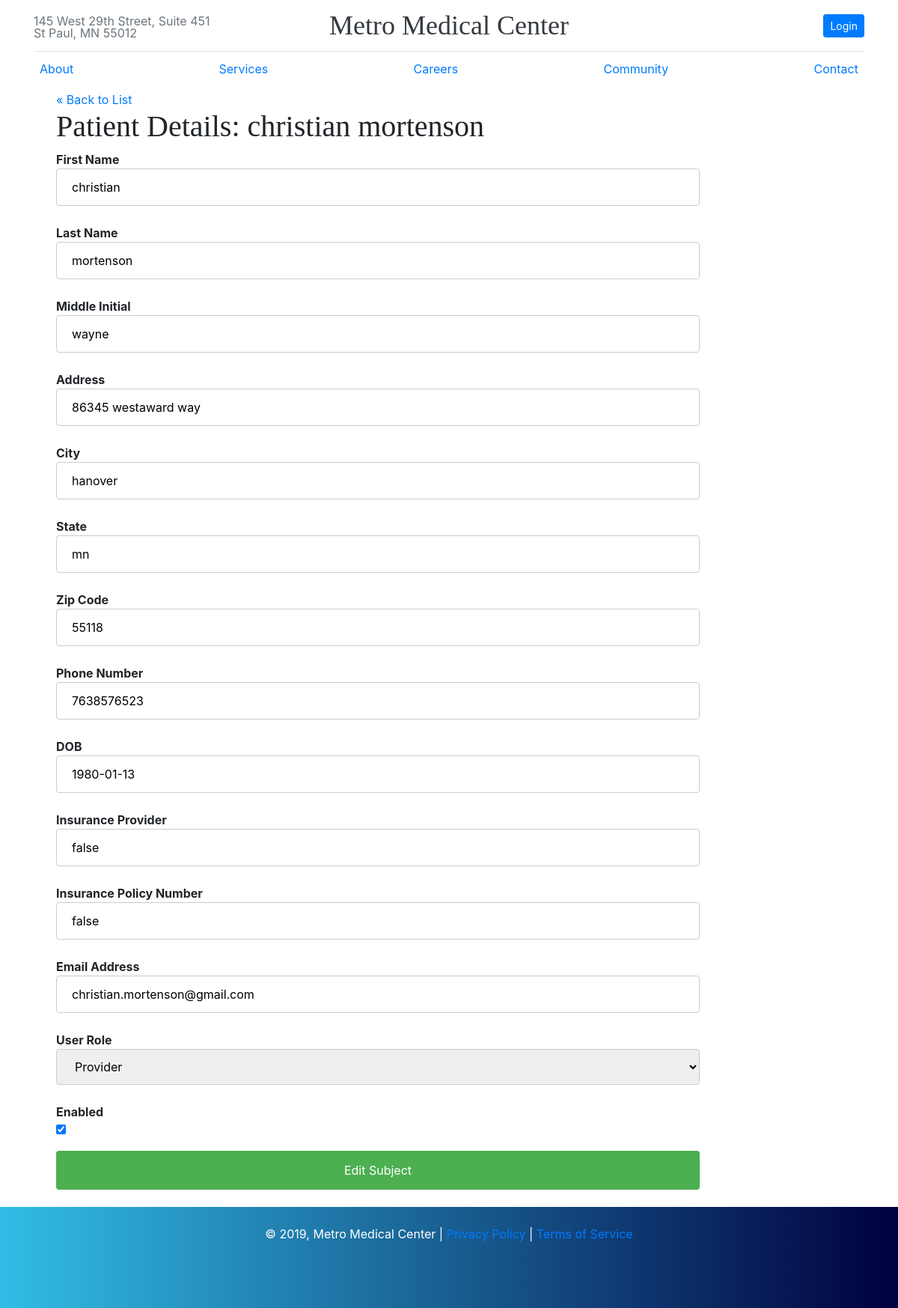
Page /metromed/public/administrator/patients/edit.php?user_id=6 on the committed database.
### tables this page shows
CREATE TABLE user (
    user_id int NOT NULL AUTO_INCREMENT,
    email varchar(50) NOT NULL UNIQUE KEY,
    password varchar(255) NOT NULL,
    role tinyint DEFAULT 1,
    CHECK (role BETWEEN 1 AND 3),
    enabled int DEFAULT NULL,
    PRIMARY KEY (user_id),
    FOREIGN KEY (user_id) REFERENCES user_info(user_id)
);

CREATE TABLE user_info (
    user_id int NOT NULL AUTO_INCREMENT ,
    f_name varchar(50) NOT NULL,
    l_name varchar(50) NOT NULL,
    m_name varchar(50),
    address varchar(255) NOT NULL,
    city varchar(50) NOT NULL,
    state varchar(50) NOT NULL,
    zip varchar(50) NOT NULL,
    phone_number bigint NOT NULL,
    dob DATE NOT NULL,
    ins_id int DEFAULT NULL,
    policy_number varchar(50) DEFAULT NULL,
    PRIMARY KEY (user_id),
    FOREIGN KEY (ins_id) REFERENCES insurance(ins_id)
);

### metromed/private/functions.php (called while the page is built, shortened)
<?php
function url_for($script_path) {
  if($script_path[0] != '/') {
    $script_path = "/" . $script_path;
  }
  return WWW_ROOT . $script_path;
}
function u($string="") {
  return urlencode($string);
}
function h($string="") {
  return htmlspecialchars($string);
}
?>

### metromed/private/query_functions.php (called while the page is built, shortened)
<?php
  function find_user_by_id($id) {
    global $db;
    $sql = "SELECT i.*, u.email, u.role, u.enabled FROM user_info AS i, user AS u ";
    $sql .= "WHERE i.user_id='" . $id . "'" . " AND u.user_id='" . $id . "'";
    $sql .= ";";
    $result = mysqli_query($db, $sql);
    $patient = mysqli_fetch_assoc($result);
    return $patient;
  }
?>

### metromed/public/administrator/patients/edit.php (the view, shortened to what this page needs)
<?php
require_once('../../../private/initialize.php');
$user_id = $_GET['user_id'];
if (is_post()) {
  $patient = array();
  $patient['user_id'] = $user_id;
  $patient['f_name'] = $_POST['f_name'] ?? '';
  $patient['l_name'] = $_POST['l_name'] ?? '';
  $patient['m_name'] = $_POST['m_name'] ?? '';
  $patient['address'] = $_POST['address'] ?? '';
  $patient['city'] = $_POST['city'] ?? '';
  $patient['state'] = $_POST['state'] ?? '';
  $patient['zip'] = $_POST['zip'] ?? '';
  $patient['phone_number'] = $_POST['phone_number'] ?? '';
  $patient['dob'] = $_POST['dob'] ?? '';
  $patient['ins_id'] = $_POST['ins_id'] ?? '';
  $patient['policy_number'] = $_POST['policy_number'] ?? '';
  $patient['email'] = $_POST['email'] ?? '';
  $patient['role'] = $_POST['role'] ?? '';
  $patient['enabled'] = (empty($_POST['enabled'])) ? "0" : "1";
  $result = update_patient($patient);
  redirect_to(url_for('/administrator/patients/view.php?user_id=' . $user_id));
} else {
  $patient = find_user_by_id($user_id);
}
?>
<?php include(SHARED_PATH . '/metromed_header.php'); ?>
<div id="content">
  <a class="back-link" href="<?php echo url_for('/administrator/patients/index.php'); ?>">&laquo; Back to List</a>
  <div class="subject show">
    <h1>Patient Details: <?php echo h($patient['f_name'] . " " . $patient['l_name'] ); ?></h1>
    <form action="<?php echo url_for('/administrator/patients/edit.php?user_id=' . h(u($user_id))); ?>" method="post">
      <div class="attributes">
        <dl>
          <dt>First Name</dt>
          <dd><input type="text" name="f_name" value="<?php echo h($patient['f_name']); ?>" /></dd>
        </dl>
        <dl>
          <dt>Last Name</dt>
          <dd><input type="text" name='l_name' value="<?php echo h($patient['l_name'] ?? 'false'); ?>" /></dd>
        </dl>
        <dl>
          <dt>Middle Initial</dt>
          <dd><input type="text" name='m_name' value="<?php echo h($patient['m_name'] ?? 'false'); ?>" /></dd>
        </dl>
        <dl>
          <dt>Address</dt>
          <dd><input type="text" name='address' value="<?php echo h($patient['address'] ?? 'false'); ?>" /></dd>
        </dl>
        <dl>
          <dt>City</dt>
          <dd><input type="text" name='city' value="<?php echo h($patient['city'] ?? 'false'); ?>" /></dd>
        </dl>
        <dl>
          <dt>State</dt>
          <dd><input type="text" name='state' value="<?php echo h($patient['state'] ?? 'false'); ?>" /></dd>
        </dl>
        <dl>
          <dt>Zip Code</dt>
          <dd><input type="text" name='zip' value="<?php echo h($patient['zip'] ?? 'false'); ?>" /></dd>
        </dl>
        <dl>
          <dt>Phone Number</dt>
          <dd><input type="text" name='phone_number' value="<?php echo h($patient['phone_number'] ?? 'false'); ?>" /></dd>
        </dl>
        <dl>
          <dt>DOB</dt>
          <dd><input type="text" name='dob' value="<?php echo h($patient['dob'] ?? 'false'); ?>" /></dd>
        </dl>
        <dl>
          <dt>Insurance Provider</dt>
          <dd><input type="text" name='ins_id' value="<?php echo h($patient['ins_id'] ?? 'false'); ?>" /></dd>
        </dl>
        <dl>
          <dt>Insurance Policy Number</dt>
          <dd><input type="text" name='policy_number' value="<?php echo h($patient['policy_number'] ?? 'false'); ?>" /></dd>
        </dl>
        <dl>
          <dt>Email Address</dt>
          <dd><input type="text" name='email' value="<?php echo h($patient['email']); ?>" /></dd>
        </dl>
        <dl>
          <dt>User Role</dt>
          <dd>
            <select name="role" id="role" value" <?php  ?>" />
              <option value="2"<?php if($patient['role'] == "2") { echo " selected"; } ?>>Provider</option>
          </dd>
        </dl>
        <dl>
          <dt>Enabled</dt>
          <?php
          if ($patient['enabled'] == 1) {
            echo '<dd><input type="checkbox" name="enabled" value="1" checked="true" /></dd>';
          } else {
            echo '<dd><input type="checkbox" name="enabled" /></dd>';
          }
          ?>
        </dl>
        <div id="operations">
          <input type="submit" value="Edit Subject" />
        </div>
      </div>
    </form>
  </div>
</div>
<?php include(SHARED_PATH . '/metromed_footer.php'); ?>

### metromed/public/assets/css/metromed.css (style rules this page uses)
body { min-height: 100vh; position: relative; margin: 0; padding-bottom: 150px; }
h1, h2, h3, h4, h5, h6 { font-family: "Playfair Display", Georgia, "Times New Roman", serif; }
input[type=checkbox] { display: inline-block; margin-right: 1%; }
input[type=text], input[type=tel], input[type=date], input[type=password], select { width: 100%; padding: 12px 20px; margin-bottom: .5rem; display: inline-block; border: 1px solid #ccc; border-radius: 4px; box-sizing: border-box; }
input[type=submit] { width: 100%; background-color: #4caf50; color: white; padding: 14px 20px; margin-bottom: .5rem; border: none; border-radius: 4px; cursor: pointer; }
#content { width: 920px; min-height: 500px; padding: 0 30px; }

### rows in the picture
user: user_id.l_name "christian mortenson", f_name "christian", l_name "mortenson", m_name "wayne", address "86345 westaward way", city "hanover", state "mn", zip "55118", phone_number "7638576523", dob "1980-01-13", ins_id "false", policy_number "false", email "christian.mortenson@gmail.com", role "Provider"

### other values in the picture
Date('Y') "2019"
